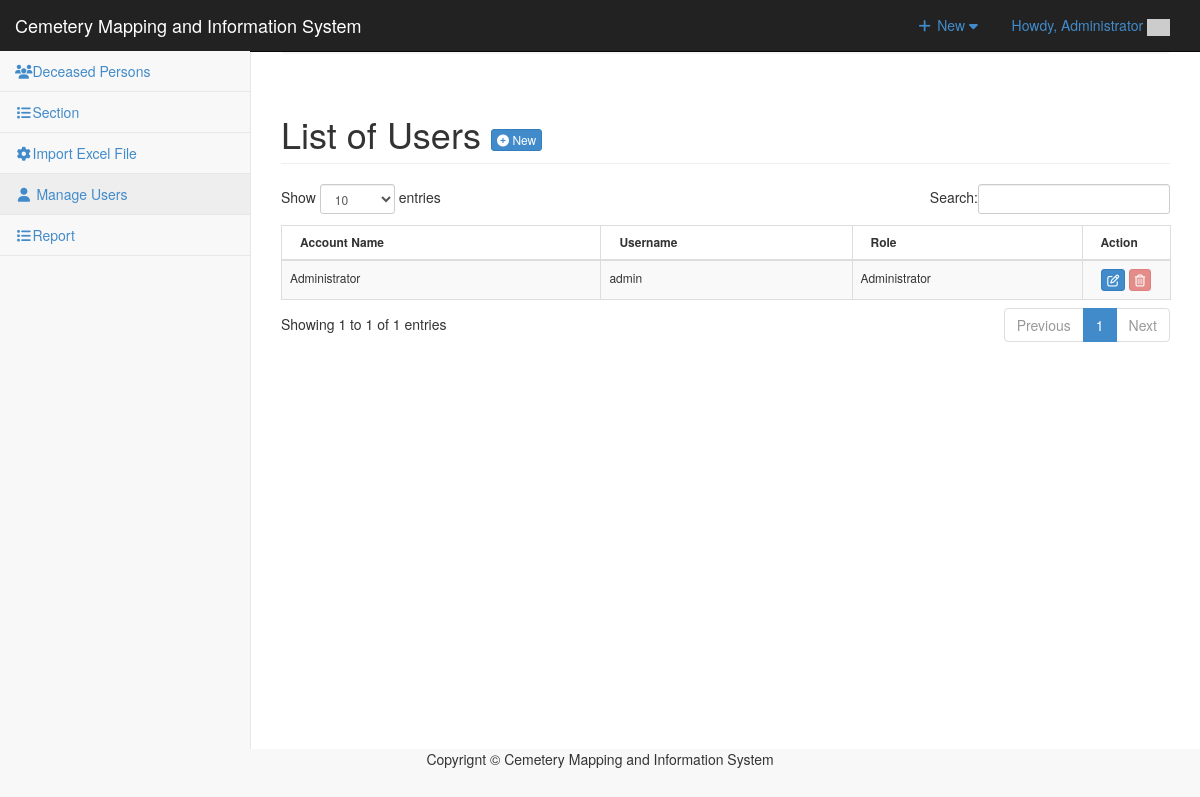
The app's page /admin/user/index.php (signed in), older data.
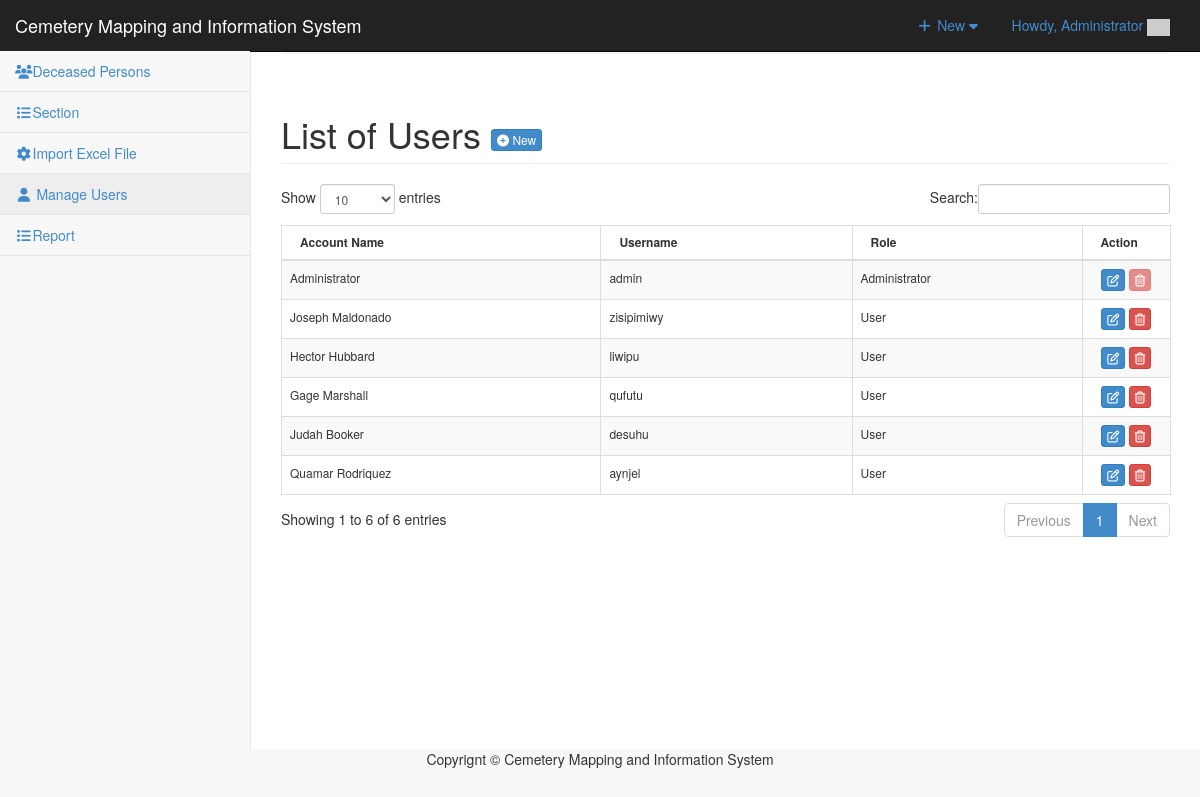
The same page, newer data.
### tables this page shows
CREATE TABLE `tbluseraccount` (
  `USERID` int(11) NOT NULL,
  `U_NAME` varchar(122) NOT NULL,
  `U_USERNAME` varchar(122) NOT NULL,
  `U_PASS` varchar(122) NOT NULL,
  `U_ROLE` varchar(30) NOT NULL,
  `USERIMAGE` varchar(255) NOT NULL
);

### admin/user/index.php (called while the page is built, shortened)
<?php
require_once ("../theme/templates.php");
?>

### include/database.php (called while the page is built, shortened)
<?php
class Database {
	var $sql_string = '';
	private $conn;
	public function open_connection() {
		$this->conn = mysqli_connect(server,user,pass);
		if(!$this->conn){
			echo "Problem in database connection! Contact administrator!";
			exit();
		}else{
			$db_select = mysqli_select_db($this->conn,database_name);
		}
	}
	function setQuery($sql='') {
		$this->sql_string=$sql;
	}
	function executeQuery() {
		$result = mysqli_query($this->conn,$this->sql_string);
		return $result;
	}
	private function confirm_query($result) {
		return $result;
	}
	function loadResultList( $key='' ) {
		$cur = $this->executeQuery();
		$array = array();
		while ($row = mysqli_fetch_object($cur)) {
			if ($key) {
				$array[$row->$key] = $row;
			} else {
				$array[] = $row;
			}
		}
		return $array;
	}
}
$mydb = new Database();
?>

### admin/user/list.php (the view, shortened to what this page needs)
<div class="row">
       	 <div class="col-lg-12">
            <h1 class="page-header">List of Users  <a href="index.php?view=add" class="btn btn-primary btn-xs  ">  <i class="fa fa-plus-circle fw-fa"></i> New</a>  </h1>
       		</div>
   		 </div>
	 		    <form action="controller.php?action=delete" Method="POST">
			      <div class="table-responsive">
				<table id="example" class="table table-striped table-bordered table-hover table-responsive" style="font-size:12px" cellspacing="0">
				  <thead>
				  	<tr>
				  		<th>
				  		 Account Name</th>
				  		<th>Username</th>
				  		<th>Role</th>
				  		<th width="10%" >Action</th>
				  	</tr>
				  </thead>
				  <tbody>
				  	<?php
				  		$mydb->setQuery("SELECT *
											FROM  `tbluseraccount`");
				  		$cur = $mydb->loadResultList();
						foreach ($cur as $result) {
				  		echo '<tr>';
				  		echo '<td>' . $result->U_NAME.'</a></td>';
				  		echo '<td>'. $result->U_USERNAME.'</td>';
				  		echo '<td>'. $result->U_ROLE.'</td>';
				  		If($result->USERID==$_SESSION['USERID'] || $result->U_ROLE=='MainAdministrator' || $result->U_ROLE=='Administrator') {
				  			$active = "Disabled";
				  		}else{
				  			$active = "";
				  		}
				  		echo '<td align="center" > <a title="Edit" href="index.php?view=edit&id='.$result->USERID.'"  class="btn btn-primary btn-xs  ">  <span class="fa fa-edit fw-fa"></span></a>
				  					 <a title="Delete" href="controller.php?action=delete&id='.$result->USERID.'" class="btn btn-danger btn-xs" '.$active.'><span class="fa fa-trash-o fw-fa"></span> </a>
				  					 </td>';
				  		echo '</tr>';
				  	}
				  	?>
				  </tbody>
				</table>
			</div>
				</form>
</div>

Row changes from the older to the newer data that the page shows:
added tbluseraccount: U_NAME "Joseph Maldonado", U_USERNAME "zisipimiwy", U_ROLE "User"
added tbluseraccount: U_NAME "Hector Hubbard", U_USERNAME "liwipu", U_ROLE "User"
added tbluseraccount: U_NAME "Gage Marshall", U_USERNAME "qufutu", U_ROLE "User"
added tbluseraccount: U_NAME "Judah Booker", U_USERNAME "desuhu", U_ROLE "User"
added tbluseraccount: U_NAME "Quamar Rodriquez", U_USERNAME "aynjel", U_ROLE "User"
Text that changed along with them:
text written by a page script: "Show entries Search: Showing 1 to 1 of 1 entries Previous 1 Next" → "Show entries Search: Showing 1 to 6 of 6 entries Previous 1 Next"
